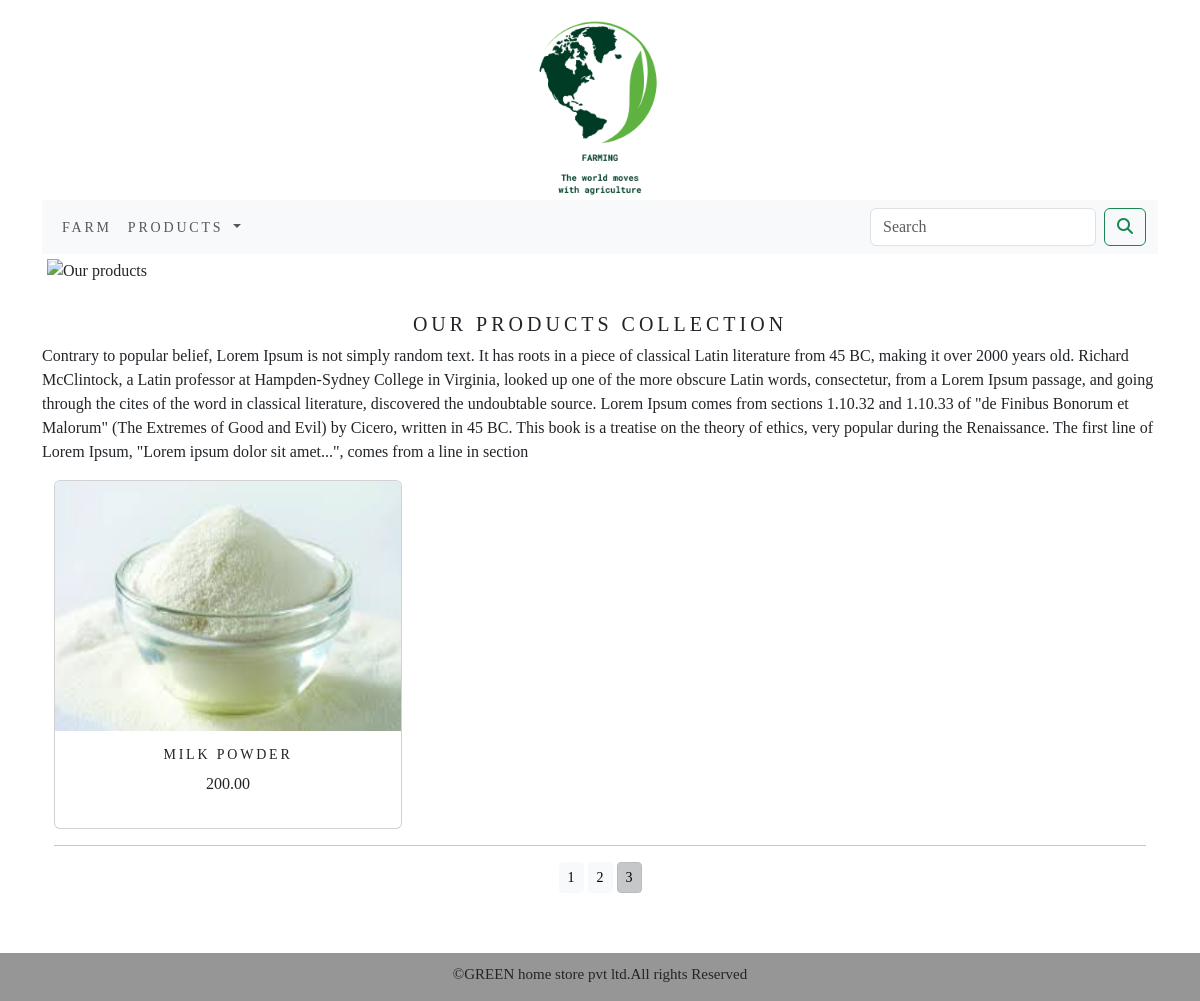
Page /farm/?page=3 on the committed database.
### farm/models.py (models this page shows, shortened)
class Product(models.Model):
    name=models.CharField(max_length=250,unique=True)
    slug=models.SlugField(max_length=250,unique=True)
    desc=models.TextField(blank=True)
    price=models.DecimalField(max_digits=10,decimal_places=2)
    category=models.ForeignKey(Category,on_delete=models.CASCADE)
    image=models.ImageField(upload_to='pro_image',blank=True)
    stock=models.IntegerField()
    available=models.BooleanField(default=True)
    created=models.DateTimeField(auto_now_add=True)
    updated=models.DateTimeField(auto_now=True)
    def get_url(self):
        return reverse('farm:ProductDetail',args=[self.category.slug,self.slug])
    class Meta:
        ordering=('name',)
        verbose_name='product'
        verbose_name_plural='products'

### farm/views.py (the view)
# urls.py: path('',views.allproducts,name='allproducts'),
def allproducts(request,c_slug=None):
   c_page=None
   product_list=None
   if c_slug!=None:
       c_page=get_object_or_404(Category,slug=c_slug)
       product_list=Product.objects.all().filter(category=c_page,available=True)
   else:
       product_list=Product.objects.all().filter(available=True)
   paginator=Paginator(product_list,6)
   try:
       page=int(request.GET.get('page','1'))
   except:
       page=1
   try:
       products=paginator.page(page)
   except(InvalidPage,EmptyPage):
       products=paginator.page(paginator.num_pages)
   return render(request,'category.html',{'category':c_page,'products':products})

### cart/context_processors.py (called while the page is built)
def counter(request):
    item_count=0
    if 'admin' in request.path:
        return {}
    else:
        try:
            cart=Cart.objects.filter(cart_id=Cart_id(request))
            cart_items=CartItem.objects.all().filter(cart=cart[:1])
            for cart_item in cart_items:
                item_count +=cart_item.quantity
        except Cart.DoesNotExist:
            item_count=0
    return dict(item_count=item_count)

### cart/views.py (called while the page is built)
def Cart_id(request):
    cart=request.session.session_key
    if not cart:
        cart=request.session.create()
    return cart

### farm/context_processors.py (called while the page is built)
def menu_link(request):
    link=Category.objects.all()
    return dict(link=link)

### farm/models.py (called while the page is built)
    def get_url(self):
        return reverse('farm:products_by_category',args=[self.slug])

### template/category.html (shortened to what this page needs)
{% extends 'base.html' %}
{% load static %}
{% block content %}
<div class="mx_auto">
  {% if category %}
  <img  class="text-center my_image" src="{{category.image.url}}" alt="{category.name}" width="650px;" height="500px;">
</div>
<br>
<div>
  <h1 class="text-center my_title">{{category.name}}</h1>
  <p class="text-justify">{{category.desc}}</p>
</div>
{% else %}
<div>
  <img  class=" my_image my_image_padding" src="{% static 'img/banner.png' %}" alt="Our products" width="1500px;" height="600px;">
</div>
<br>
<div>
    <h1 class="text-center my_title">Our products collection</h1>
    <p class="text-justify">Contrary to popular belief, Lorem Ipsum is not simply random text. It has roots in a piece of classical Latin literature from 45 BC, making it over 2000 years old. Richard McClintock, a Latin professor at Hampden-Sydney College in Virginia, looked up one of the more obscure Latin words, consectetur, from a Lorem Ipsum passage, and going through the cites of the word in classical literature, discovered the undoubtable source. Lorem Ipsum comes from sections 1.10.32 and 1.10.33 of "de Finibus Bonorum et Malorum" (The Extremes of Good and Evil) by Cicero, written in 45 BC. This book is a treatise on the theory of ethics, very popular during the Renaissance. The first line of Lorem Ipsum, "Lorem ipsum dolor sit amet...", comes from a line in section</p>
</div>
{% endif %}
<div class="container">
    <div class="row gy-2">
        {% for p in products.object_list  %}
        <div class="my_bottom_margin col-9 col-sm-12 col-md-4  col-lg-4 ">
            <div class="card text-center h-100" style="min-width:18rem;">
               <a href="{{p.get_url}}"><img class="card-img-top my_image_prd" src="{{p.image.url}}" alt="{{p.name}}"></a>
            <div class="card-body">
            <h4>{{p.name}}</h4>
            <p>{{p.price}}</p>
            </div>
            </div>
        </div>
        {% endfor %}
    </div>
    <div class="mx_auto">
        {% if products.paginator.num_pages > 1 %}
        <hr>
        <div class="text-center">
            {% for pg in products.paginator.page_range %}
            <a href="?page={{pg}}" class="btn btn-light btn-sm {%if products.number == pg %} active {% endif %}">{{pg}}</a>
            {% endfor %}
        </div>
        {% endif %}
    </div>
</div>
{%  endblock %}

### static/css/custom.css (style rules this page uses)
html { height:100%; box-sizing:border-box; }
body { font-family: 'Geologica', sans-ser; position:relative; margin:0; min-height:100%; padding-bottom:6.74rem; box-sizing:inherit; }
.my_image { width:100%; height:auto; }
.my_image_prd { width:100%; height:250px; }
.my_title { font-size:20px; text-transform:uppercase; letter-spacing:.2em; }
.my_image_padding { padding:5px; }
.my_bottom_margin { margin bottom:10px; }
.card-body h4 { font-size:14px; text-transform:uppercase; letter-spacing:.2em; }

### rows in the picture
Product: image (picture), name "MILK POWDER", price "200.00"

### other values in the picture
{{ pg }} "1" "2" "3"
